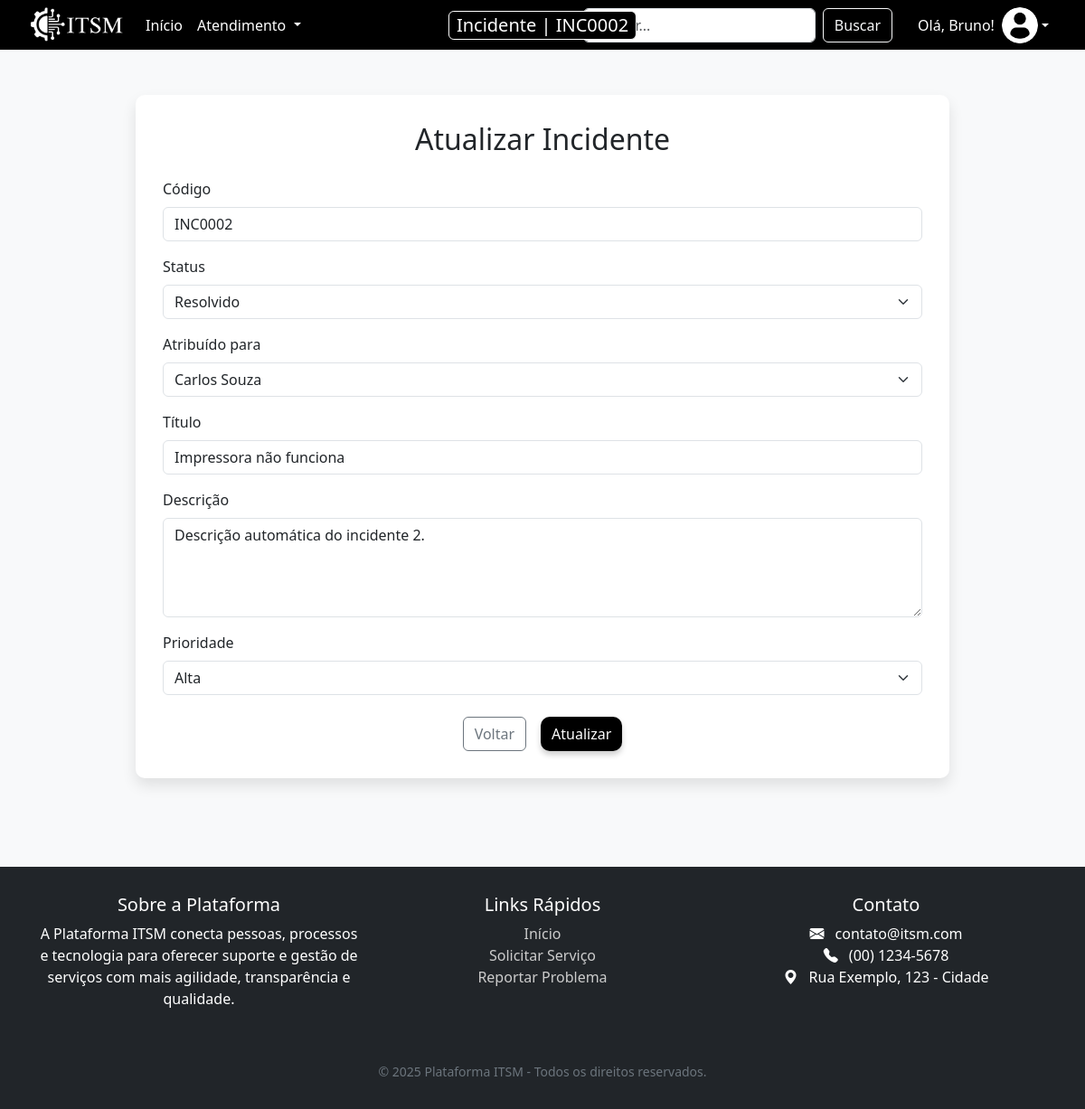
Page /formulario/form_incidente.php?codigo=INC0002 (signed in) on the committed database.
### tables this page shows
CREATE TABLE `incidentes` (
  `id` int(11) NOT NULL,
  `codigo` varchar(10) DEFAULT NULL,
  `titulo` varchar(150) NOT NULL,
  `descricao` text DEFAULT NULL,
  `status` int(11) NOT NULL,
  `prioridade` varchar(30) NOT NULL,
  `criado_por` int(11) DEFAULT NULL,
  `criado_em` timestamp NOT NULL DEFAULT current_timestamp(),
  `atribuido_para` int(11) DEFAULT NULL
);

CREATE TABLE `usuarios` (
  `id` int(11) NOT NULL,
  `nome` varchar(100) NOT NULL,
  `login` varchar(50) NOT NULL,
  `senha` varchar(255) NOT NULL,
  `email` varchar(100) DEFAULT NULL,
  `funcao` varchar(50) DEFAULT NULL,
  `criado_em` timestamp NOT NULL DEFAULT current_timestamp(),
  `ativo` tinyint(1) NOT NULL DEFAULT 1
);

### formulario/form_incidente.php (the view, shortened to what this page needs)
<?php
include("conexao_banco_form.php");
$codigo = @$_GET['codigo'];
$incidente = [
    'titulo' => '',
    'descricao' => '',
    'status' => '',
    'prioridade' => '',
    'criado_por' => '',
    'atribuido_para' => ''
];
if (!empty($codigo)) {
    $sql = "SELECT * FROM incidentes WHERE codigo='$codigo'";
    $resultado = $con->query($sql);
    if ($resultado && $resultado->num_rows > 0) {
        $incidente = mysqli_fetch_assoc($resultado);
    }
}
$isReadOnly = (in_array($incidente['status'], [7, 8, 4]) && $_SESSION["usuario_funcao"] != "Administrador") || ($_SESSION["usuario_funcao"] == "Solicitante" && !empty($codigo));
?>
<!DOCTYPE html>
<html lang="pt-br">
<head>
    <link href="https://cdn.jsdelivr.net/npm/bootstrap@5.3.3/dist/css/bootstrap.min.css" rel="stylesheet">
    <link href="https://cdn.jsdelivr.net/npm/bootstrap-icons@1.10.5/font/bootstrap-icons.css" rel="stylesheet">
</head>
<body>
<nav class="navbar navbar-expand-lg">
  <div class="container-fluid ps-3">
    <a class="navbar-brand" href="/ITSM/home/index.php">
      <img src="/ITSM/imagens/ITSM-LOGO-HORIZONTAL.png" alt="Logo">
    </a>
    <div class="navbar-title bg-black text-white px-2 py-0 rounded custom-border">
        <?php echo $codigo ? "Incidente | " . htmlspecialchars($codigo) : "Incidente"; ?>
    </div>
    <div class="collapse navbar-collapse" id="navbarNav">
      <ul class="navbar-nav me-auto mb-2 mb-lg-0">
        <li class="nav-item">
          <a class="nav-link active" aria-current="page" href="/ITSM/home/index.php">Início</a>
        </li>
        <?php if($_SESSION["usuario_funcao"] == "Atendente" || $_SESSION["usuario_funcao"] == "Administrador"): ?>
          <li class="nav-item dropdown">
            <a class="nav-link dropdown-toggle" href="#" id="navbarDropdown" role="button" data-bs-toggle="dropdown" aria-expanded="false">
              Atendimento
            </a>
          </li>
        <?php endif; ?>
      </ul>
      <form class="d-flex me-3" role="search" method="GET" action="/ITSM/lista/solicitacoes_geral.php">
        <input class="form-control me-2" type="search" placeholder="Buscar..." aria-label="Search" name="pesquisa" required>
        <button class="btn btn-outline-light" type="submit">Buscar</button>
      </form>
     <div class="dropdown">
        <button class="btn dropdown-toggle d-flex align-items-center border-0 bg-transparent text-white" id="userDropdown" type="button" data-bs-toggle="dropdown" aria-expanded="false">
          <span class="me-2">Olá,
            <?php
              $primeiro_nome = explode(' ', $_SESSION['usuario_nome']);
              echo htmlspecialchars($primeiro_nome[0]);
            ?>!
          </span>
          <img src="/ITSM/imagens/foto_perfil.png" class="user-photo">
        </button>
      </div>
    </div>
  </div>
</nav>
<main>
  <div class="form-container">
      <h2 class="text-center mb-4"><?php echo $codigo ? 'Atualizar Incidente' : 'Novo Incidente'; ?></h2>
      <form id="formIncidente" method="POST" action="<?php echo $codigo ? '/ITSM/formulario/atualiza_registro.php' : '/ITSM/formulario/cria_registro.php'; ?>">
          <?php if ($codigo): ?>
              <div class="mb-3">
                  <label class="form-label">Código</label>
                  <input type="text" class="form-control" value="<?php echo htmlspecialchars($codigo); ?>" readonly>
              </div>
              <div class="mb-3">
                  <label class="form-label">Status</label>
                  <select class="form-select" name="status" id="status" required <?= $isReadOnly ? 'disabled' : '' ?>>
                      <option value="3" <?php echo $incidente['status'] == 3 ? 'selected' : ''; ?>>Resolvido</option>
                  </select>
              </div>
              <?php if ($_SESSION["usuario_funcao"] == "Atendente" || $_SESSION["usuario_funcao"] == "Administrador"): ?>
                <div class="mb-3">
                  <label class="form-label">Atribuído para</label>
                  <select class="form-select" name="atribuido_para" id="atribuido_para" <?= $isReadOnly ? 'disabled' : '' ?>>
                    <?php
                      $usuarios = $con->query("SELECT id, nome FROM usuarios WHERE funcao='Atendente' OR funcao='Administrador' ORDER BY nome");
                      while ($u = $usuarios->fetch_assoc()):
                    ?>
                      <option value="<?= $u['id'] ?>" <?= $incidente['atribuido_para'] == $u['id'] ? 'selected' : '' ?>>
                        <?= htmlspecialchars($u['nome']) ?>
                      </option>
                    <?php endwhile; ?>
                  </select>
                </div>
              <?php endif; ?>
          <?php endif; ?>
          <div class="mb-3">
              <label class="form-label">Título</label>
              <input type="text" class="form-control" name="titulo" id="titulo" required placeholder="Digite o título do incidente..." value="<?php echo htmlspecialchars($incidente['titulo']); ?>" <?= $isReadOnly ? 'readonly' : '' ?>>
          </div>
          <div class="mb-3">
              <label class="form-label">Descrição</label>
              <textarea class="form-control" name="descricao" id="descricao" rows="4" required placeholder="Descreva o problema..." <?= $isReadOnly ? 'readonly' : '' ?>><?php echo htmlspecialchars($incidente['descricao']); ?></textarea>
          </div>
          <div class="mb-3">
              <label class="form-label">Prioridade</label>
              <select class="form-select" name="prioridade" id="prioridade" required <?= $isReadOnly ? 'disabled' : '' ?>>
                  <option value="Alta" <?php echo $incidente['prioridade'] == 'Alta' ? 'selected' : ''; ?>>Alta</option>
              </select>
          </div>
        <div class="d-flex justify-content-center flex-wrap gap-3 mt-4">
            <div class="d-flex gap-3">
              <?php
                $statusAtual = (int)$incidente['status'];
              ?>
                  <button type="button" class="btn btn-outline-secondary" onclick="history.back();">Voltar</button>
                  <?php if (
                      (!in_array($statusAtual, [7, 8, 4]) && $_SESSION['usuario_funcao'] != 'Solicitante')
                      || $_SESSION['usuario_funcao'] == 'Administrador'
                      || empty($codigo)
                  ): ?>
                    <button type="submit" class="btn btn-dark" name="acao" value="atualizar"><?php echo $codigo ? 'Atualizar' : 'Criar'; ?></button>
                  <?php endif; ?>
            </div>
        </div>
      </form>
  </div>
</main>
<footer class="mt-5">
  <div class="container">
    <div class="row text-center">
      <div class="col-md-4 mb-4">
        <h5>Sobre a Plataforma</h5>
        <p>A Plataforma ITSM conecta pessoas, processos e tecnologia para oferecer suporte e gestão de serviços com mais agilidade, transparência e qualidade.</p>
      </div>
      <div class="col-md-4 mb-4">
        <h5>Links Rápidos</h5>
        <ul class="list-unstyled">
          <li><a href="/ITSM/home/index.php">Início</a></li>
          <li><a href="/ITSM/formulario/form_requisicao.php">Solicitar Serviço</a></li>
          <li><a href="/ITSM/formulario/form_incidente.php">Reportar Problema</a></li>
        </ul>
      </div>
      <div class="col-md-4 mb-4">
        <h5>Contato</h5>
        <ul class="list-unstyled">
          <li><i class="bi bi-envelope-fill me-2"></i> contato@itsm.com</li>
          <li><i class="bi bi-telephone-fill me-2"></i> (00) 1234-5678</li>
          <li><i class="bi bi-geo-alt-fill me-2"></i> Rua Exemplo, 123 - Cidade</li>
        </ul>
      </div>
    </div>
    <div class="text-center pt-3">
      <small class="text-secondary">&copy; 2025 Plataforma ITSM - Todos os direitos reservados.</small>
    </div>
  </div>
</footer>
</body>
</html>

### formulario/form_incidente.php (style rules this page uses)
html, body { height: 100%; display: flex; flex-direction: column; margin: 0; padding: 0; }
main { flex: 1 0 auto; }
body { background-color: #f8f9fa; }
.form-container { width: 100%; max-width: 900px; margin: 50px auto; padding: 30px; background: white; border-radius: 10px; box-shadow: 0 8px 16px rgba(0,0,0,0.1); }
.navbar { background-color: black; position: relative; height: 60px; padding: 0 1rem; }
.navbar-brand img { height: 45px; width: auto; }
.navbar-title { position: absolute; left: 50%; top: 50%; transform: translate(-50%, -50%); font-size: 20px; font-weight: 500; padding: 2px 8px; border-radius: 8px; white-space: nowrap; }
.custom-border { border: 1px solid white; }
.navbar-nav .nav-link { color: white; font-weight: 500; }
.navbar-nav .nav-link.active { color: white; }
.user-photo { width: 40px; height: 40px; border-radius: 50%; object-fit: cover; }
.btn-dark { background-color: black; border: none; border-radius: 10px; box-shadow: 0 4px 6px rgba(0,0,0,0.2); transition: all 0.3s ease; }
footer { background-color: #212529; color: white; padding: 30px 0; margin-top: auto; }
footer a { color: #ccc; text-decoration: none; }

### rows in the picture
incidentes: status "Resolvido", atribuido_para "Carlos Souza", titulo "Impressora não funciona", descricao "Descrição automática do incidente 2.", prioridade "Alta"

### other values in the picture
$codigo "INC0002"
$primeiro_nome[0] "Bruno"
